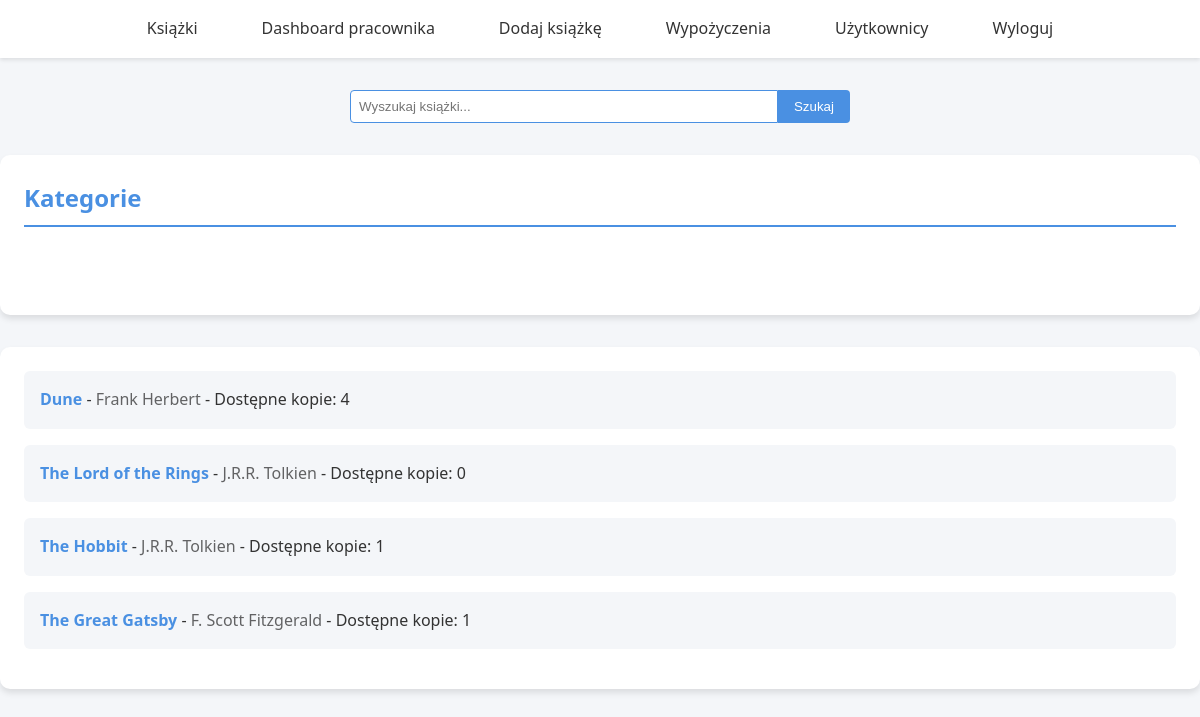
/books/ (signed in), run on the app's committed database.
### books/models.py (models this page shows, shortened)
class Book(models.Model):
    title = models.CharField(max_length=255)
    author = models.CharField(max_length=255)
    category = models.ForeignKey(Category, related_name='books', on_delete=models.CASCADE)
    published_date = models.DateField()
    isbn = models.CharField(max_length=13, unique=True)
    description = models.TextField(blank=True, null=True)
    total_copies = models.PositiveIntegerField(blank=False, null=False)

### books/views.py (the view)
# urls.py: path('books/', views.ListBooksView.as_view(), name='list_books'),
class ListBooksView(LoginRequiredMixin, ListView):
    model = Book
    template_name = "list_books.html"
    context_object_name = "books"
    def get_queryset(self) -> QuerySet[Any]:
        queryset = Book.objects.prefetch_related('copies')
        query = self.request.GET.get('q')
        if query:
            queryset = queryset.filter(
                Q(title__icontains=query) |
                Q(author__icontains=query) |
                Q(category__name__icontains=query)
            )
        return queryset
    def get_context_data(self, **kwargs: Any) -> dict[str, Any]:
        context = super().get_context_data(**kwargs)
        context['categories'] = list(Category.objects.all())
        for book in context['books']:
            book.available_copies = book.copies.filter(is_available=True).count()
        return context

### books/models.py (called while the page is built)
    def __str__(self):
        return self.name

### templates/list_books.html (shortened to what this page needs)
{% extends 'base.html' %}
{% block content %}
    <div class="search-form">
        <form method="get" action="{% url 'list_books' %}">
            <input type="text" name="q" placeholder="Wyszukaj książki..." value="{{ request.GET.q }}">
            <button type="submit">Szukaj</button>
        </form>
    </div>
    <div class="categories">
    <h2>Kategorie</h2>
</div>
<div class="book-list">
    {% if books %}
        <ul>
            {% for book in books %}
                <li>
                    <span>
                        <a href="{% url 'detail_book' book.id %}">{{ book.title }}</a>
                        - <span class="author">{{ book.author }}</span>
                        - Dostępne kopie: {{ book.available_copies }}
                    </span>
                </li>
            {% endfor %}
        </ul>
    {% else %}
        <p class="no-books">Brak książek spełniających kryteria wyszukiwania.</p>
    {% endif %}
</div>
{% endblock %}

### templates/base.html (shortened to what this page needs)
<!DOCTYPE html>
<html lang="pl">
<head>
</head>
<body>
    <nav>
        <ul>
            {% if request.user.is_authenticated and not request.user.is_employee %}
                <li><a href="{% url 'list_books' %}">Książki</a></li>
                <li><a href="{% url 'dashboard_client' user.id %}">Dashboard</a></li>
                <li><a href="{% url 'logout' %}">Wyloguj</a></li>
            {% elif request.user.is_authenticated and request.user.is_employee %}
                <li><a href="{% url 'list_books' %}">Książki</a></li>
                <li><a href="{% url 'dashboard_employee' user.id %}">Dashboard pracownika</a></li>
                <li><a href="{% url 'add_book' %}">Dodaj książkę</a></li>
                <li><a href="{% url 'list_borrows' %}">Wypożyczenia</a></li>
                <li><a href="{% url 'list_users' %}">Użytkownicy</a></li>
                <li><a href="{% url 'logout' %}">Wyloguj</a></li>
            {% endif %}
        </ul>
    </nav>
    <div>
        {% block content %}{% endblock %}
    </div>
</body>
</html>

### templates/base.html (style rules this page uses)
:root { --primary-color: #3498db; --secondary-color: #2ecc71; --background-color: #f4f6f7; --text-color: #2c3e50; --nav-background: #ffffff; --hover-color: #2980b9; }
* { margin: 0; padding: 0; box-sizing: border-box; }
body { font-family: 'Arial', sans-serif; line-height: 1.6; background-color: var(--background-color); color: var(--text-color); display: flex; flex-direction: column; min-height: 100vh; }
nav { background-color: var(--nav-background); box-shadow: 0 2px 4px rgba(0,0,0,0.1); padding: 1rem 0; }
nav ul { display: flex; justify-content: center; list-style: none; max-width: 1200px; margin: 0 auto; padding: 0 1rem; }
nav ul li { margin: 0 1rem; }
nav ul li a { text-decoration: none; color: var(--text-color); font-weight: 500; padding: 0.5rem 1rem; border-radius: 4px; transition: background-color 0.3s ease, color 0.3s ease; }
div > div { flex: 1; max-width: 1200px; width: 100%; margin: 2rem auto; padding: 0 1rem; }
html { scroll-behavior: smooth; }

### templates/list_books.html (style rules this page uses)
:root { --primary-color: #4a90e2; --secondary-color: #2ecc71; --background-color: #f4f6f9; --text-color: #333; --card-background: #ffffff; --hover-color: #357abd; }
body { font-family: 'Segoe UI', Tahoma, Geneva, Verdana, sans-serif; line-height: 1.6; background-color: var(--background-color); color: var(--text-color); }
.search-form { margin-bottom: 1.5rem; display: flex; justify-content: center; }
.search-form form { display: flex; width: 100%; max-width: 500px; }
.search-form input { flex-grow: 1; padding: 0.5rem; border: 1px solid var(--primary-color); border-radius: 4px 0 0 4px; }
.search-form button { background-color: var(--primary-color); color: white; border: none; padding: 0.5rem 1rem; border-radius: 0 4px 4px 0; cursor: pointer; transition: background-color 0.3s ease; }
.book-list { background-color: var(--card-background); border-radius: 10px; box-shadow: 0 4px 6px rgba(0, 0, 0, 0.1); padding: 1.5rem; }
.book-list ul { list-style-type: none; }
.book-list li { background-color: var(--background-color); margin-bottom: 1rem; padding: 1rem; border-radius: 6px; transition: background-color 0.3s ease; }
.book-list a { color: var(--primary-color); text-decoration: none; font-weight: bold; }
.author { color: rgba(0, 0, 0, 0.6); }
.categories { background-color: var(--card-background); border-radius: 10px; box-shadow: 0 4px 6px rgba(0, 0, 0, 0.1); padding: 1.5rem; position: relative; }
.categories h2 { color: var(--primary-color); border-bottom: 2px solid var(--primary-color); padding-bottom: 0.5rem; margin-bottom: 1rem; cursor: pointer; user-select: none; position: relative; }

### data on the page
Book: title "Dune", author "Frank Herbert", available_copies "4"
Book: title "The Lord of the Rings", author "J.R.R. Tolkien", available_copies "0"
Book: title "The Hobbit", author "J.R.R. Tolkien", available_copies "1"
Book: title "The Great Gatsby", author "F. Scott Fitzgerald", available_copies "1"
